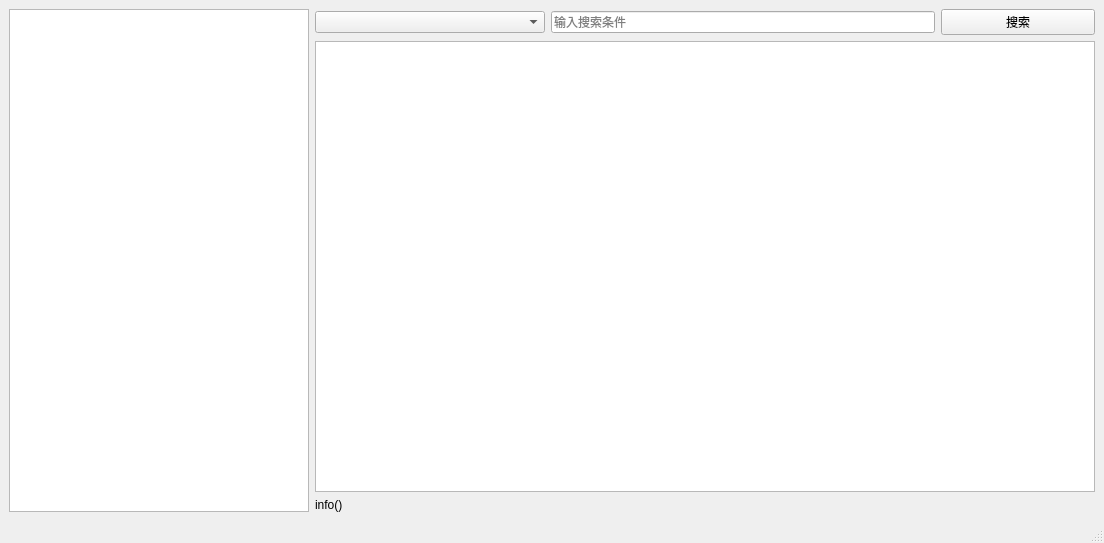
<?xml version="1.0" encoding="UTF-8"?>
<ui version="4.0">
 <class>MainWindow</class>
 <widget class="QMainWindow" name="MainWindow">
  <property name="geometry">
   <rect>
    <x>0</x>
    <y>0</y>
    <width>1104</width>
    <height>543</height>
   </rect>
  </property>
  <property name="windowTitle">
   <string>MainWindow</string>
  </property>
  <widget class="QWidget" name="centralwidget">
   <layout class="QHBoxLayout" name="horizontalLayout_2" stretch="0,7">
    <item>
     <widget class="QTreeView" name="fil_show_treeview">
      <property name="minimumSize">
       <size>
        <width>300</width>
        <height>0</height>
       </size>
      </property>
      <property name="maximumSize">
       <size>
        <width>305</width>
        <height>16777215</height>
       </size>
      </property>
     </widget>
    </item>
    <item>
     <layout class="QVBoxLayout" name="verticalLayout">
      <item>
       <layout class="QHBoxLayout" name="horizontalLayout" stretch="3,5,2">
        <item>
         <widget class="QComboBox" name="search_box">
          <property name="currentText">
           <string/>
          </property>
         </widget>
        </item>
        <item>
         <widget class="QLineEdit" name="search_lineedit">
          <property name="placeholderText">
           <string>输入搜索条件</string>
          </property>
         </widget>
        </item>
        <item>
         <widget class="QPushButton" name="search_btn">
          <property name="text">
           <string>搜索</string>
          </property>
         </widget>
        </item>
       </layout>
      </item>
      <item>
       <widget class="QTableView" name="excel_show_tabelview">
        <property name="minimumSize">
         <size>
          <width>700</width>
          <height>0</height>
         </size>
        </property>
       </widget>
      </item>
      <item>
       <widget class="QLabel" name="info_label">
        <property name="text">
         <string>info()</string>
        </property>
       </widget>
      </item>
     </layout>
    </item>
   </layout>
  </widget>
  <widget class="QMenuBar" name="menubar">
   <property name="geometry">
    <rect>
     <x>0</x>
     <y>0</y>
     <width>1104</width>
     <height>24</height>
    </rect>
   </property>
  </widget>
  <widget class="QStatusBar" name="statusbar"/>
 </widget>
 <resources/>
 <connections/>
</ui>
